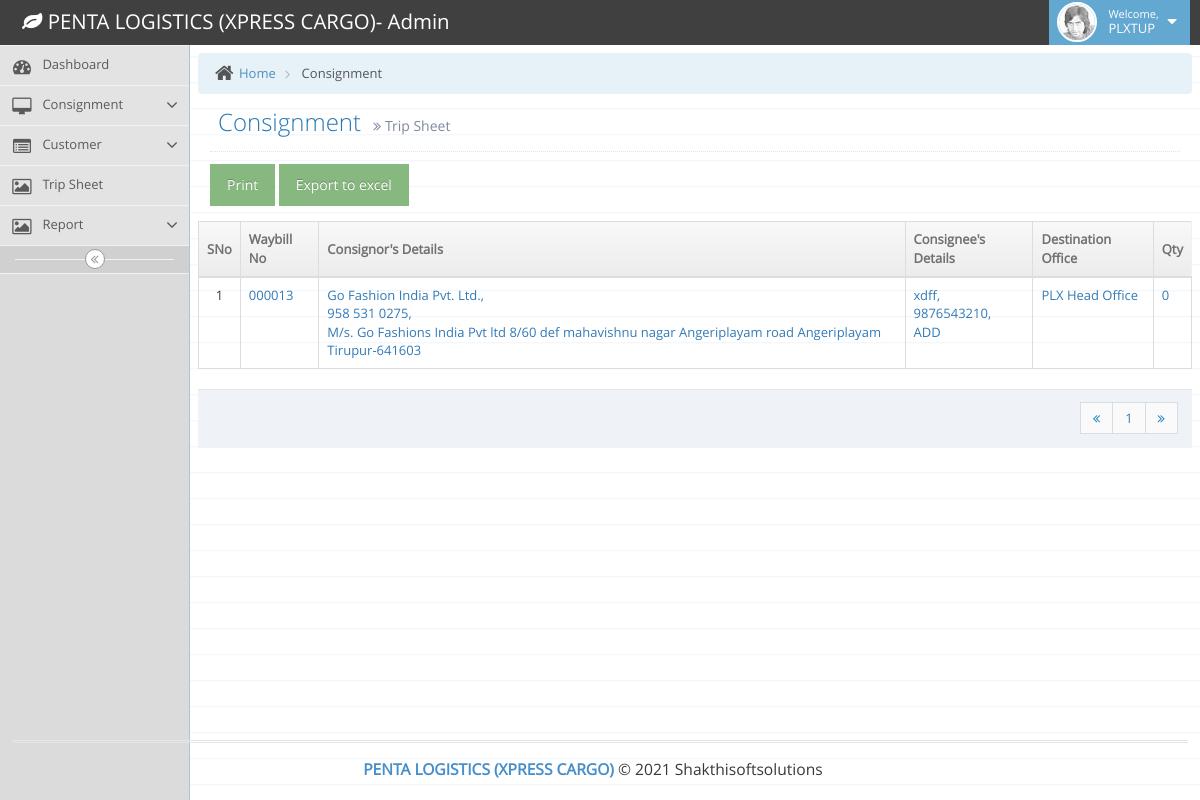
Page /admin/trip-sheet.php (signed in) on the committed database.
### tables this page shows
CREATE TABLE `tbl_courier` (
  `cid` int(10) NOT NULL,
  `waybillno` varchar(100) NOT NULL,
  `Cust_ID` varchar(12) NOT NULL,
  `consignor_name` varchar(100) NOT NULL,
  `consignor_gst` varchar(50) NOT NULL,
  `consignor_phone` varchar(12) NOT NULL,
  `consignor_add` varchar(200) NOT NULL,
  `consignee_name` varchar(100) NOT NULL,
  `consignee_gst` varchar(50) NOT NULL,
  `consignee_phone` varchar(12) NOT NULL,
  `consignee_pincode` varchar(50) NOT NULL,
  `consignee_add` varchar(200) NOT NULL,
  `toi` varchar(40) NOT NULL,
  `weight` double NOT NULL,
  `actwgt` varchar(50) NOT NULL,
  `volh` varchar(50) NOT NULL,
  `volw` varchar(50) NOT NULL,
  `voll` varchar(50) NOT NULL,
  `volq` varchar(50) NOT NULL,
  `volh1` varchar(50) NOT NULL,
  `volw1` varchar(50) NOT NULL,
  `voll1` varchar(50) NOT NULL,
  `volq1` varchar(50) NOT NULL,
  `volh2` varchar(50) NOT NULL,
  `volw2` varchar(50) NOT NULL,
  `voll2` varchar(50) NOT NULL,
  `volq2` int(11) NOT NULL,
  `cubft` varchar(50) NOT NULL,
  `boxes` varchar(50) NOT NULL,
  `bxpkg` varchar(50) NOT NULL,
  `qty` int(10) NOT NULL,
  `units` varchar(50) NOT NULL,
  `invoice_no` varchar(20) NOT NULL,
  `invoice_val` varchar(50) NOT NULL,
  `setto` varchar(100) NOT NULL,
  `pay_mode` varchar(20) NOT NULL,
  `pick_date` varchar(100) NOT NULL,
  `dest_off` varchar(20) NOT NULL,
  `dest_city` int(11) NOT NULL,
  `org_off` varchar(50) NOT NULL,
  `freight` double NOT NULL,
  `insurance` varchar(50) NOT NULL,
  `waych` varchar(100) NOT NULL,
  `othch` varchar(100) NOT NULL,
  `odach` varchar(100) NOT NULL,
  `topaych` varchar(100) NOT NULL,
  `subtot` varchar(100) NOT NULL,
  `sgst` varchar(100) NOT NULL,
  `cgst` varchar(100) NOT NULL,
  `tot` varchar(100) NOT NULL,
  `comments` varchar(250) NOT NULL,
  `book_status` varchar(10) NOT NULL,
  `status` varchar(20) NOT NULL,
  `book_date` date NOT NULL
);

CREATE TABLE `tbl_offices` (
  `id` int(10) NOT NULL,
  `off_name` varchar(100) NOT NULL,
  `address` varchar(230) NOT NULL,
  `city` varchar(100) NOT NULL,
  `ph_no` varchar(20) NOT NULL,
  `office_time` varchar(100) NOT NULL,
  `contact_person` varchar(100) NOT NULL,
  `status` varchar(50) NOT NULL DEFAULT 'A'
);

### admin/trip-sheet.php (the view, shortened to what this page needs)
<?php
if ((isset($_SESSION)) && (isset($_SESSION['uid']))) {
?>
	<!DOCTYPE html>
	<html lang="en">
	<head>
		<link rel="stylesheet" href="assets/css/bootstrap.min.css" />
		<link rel="stylesheet" href="assets/font-awesome/4.5.0/css/font-awesome.min.css" />
		<link rel="stylesheet" href="assets/css/ace.min.css" class="ace-main-stylesheet" id="main-ace-style" />
		<link rel="stylesheet" href="assets/css/ace-skins.min.css" />
		<link rel="stylesheet" href="assets/css/ace-rtl.min.css" />
		<link rel="stylesheet" href="assets/css/bootstrap-datetimepicker.min.css" />
	</head>
	<body class="skin-3" id="body">
		<div id="navbar" class="navbar navbar-default          ace-save-state">
			<div class="navbar-container ace-save-state" id="navbar-container">
				<div class="navbar-header pull-left">
					<a href="index.html" class="navbar-brand">
						<small>
							<i class="fa fa-leaf"></i>
							PENTA LOGISTICS (XPRESS CARGO)- Admin
						</small>
					</a>
				</div>
				<div class="navbar-buttons navbar-header pull-right" role="navigation">
					<ul class="nav ace-nav">
						<li class="light-blue dropdown-modal">
							<a data-toggle="dropdown" href="#" class="dropdown-toggle">
								<img class="nav-user-photo" src="assets/images/avatars/user.jpg" alt="Jason's Photo" />
								<span class="user-info">
									<small>Welcome,</small>
									<?php echo $_SESSION['username']; ?>
								</span>
								<i class="ace-icon fa fa-caret-down"></i>
							</a>
						</li>
					</ul>
				</div>
			</div>
		</div>
		<div class="main-container ace-save-state" id="main-container">
			<div id="sidebar" class="sidebar                  responsive                    ace-save-state">
				<?php
				include("sidebar.php");
				?>
				<div class="sidebar-toggle sidebar-collapse" id="sidebar-collapse">
					<i id="sidebar-toggle-icon" class="ace-icon fa fa-angle-double-left ace-save-state" data-icon1="ace-icon fa fa-angle-double-left" data-icon2="ace-icon fa fa-angle-double-right"></i>
				</div>
			</div>
			<div class="main-content">
				<div class="main-content-inner">
					<div class="breadcrumbs ace-save-state" id="breadcrumbs">
						<ul class="breadcrumb">
							<li>
								<i class="ace-icon fa fa-home home-icon"></i>
								<a href="#">Home</a>
							</li>
							<li class="active"> Consignment</li>
						</ul>
					</div>
					<div class="page-content">
						<div class="page-header">
							<h1>
								Consignment
								<small>
									<i class="ace-icon fa fa-angle-double-right"></i>
									Trip Sheet
								</small>
							</h1>
						</div>
						<div class="row">
							<div class="col-xs-12">
								<form class="form-horizontal" method="POST" action="trip-sheet.php">
									<div class="form-group">
										<div class="col-xs-12 col-sm-3">
											<a class="btn btn-success btn-next" href="" name="print-data" onclick="printpage('table');">Print</a>
											<a  class="btn btn-success btn-next" href="export.php?ty=ts" name="print-data" >Export to excel</a>
										</div>
									</div>
							</div>
							<div class="row">
								<div class="col-xs-12">
									<div  id="table">
									<table id="simple-table" class="table  table-bordered table-hover">
										<thead>
											<tr>
												<th>SNo</th>
												<th>Waybill No</th>
												<th>Consignor's Details</th>
												<th>Consignee's Details</th>
												<th>Destination Office</th>
												<th>Qty</th>
											</tr>
										</thead>
										<tbody>
											<tr>
												<?php
												$i = 0;
												if (!isset($_GET['page'])) {
													$page = 1;
												} else {
													$page = $_GET['page'];
												}
												$result_per_page = 10;
												$Cust_Count = mysqli_num_rows(mysqli_query($dbConn, "Select * from tbl_courier,tbl_courier_track where tbl_courier_track.cons_no=tbl_courier.waybillno and tbl_courier_track.current_city='" . $_SESSION['orgid'] . "'and tbl_courier_track.bk_status='1' and tbl_courier_track.status='A'"));
												$page_first_result = ($page - 1) * $result_per_page;
												$msql = mysqli_query($dbConn, "Select * from tbl_courier,tbl_courier_track where tbl_courier_track.cons_no=tbl_courier.waybillno and tbl_courier_track.current_city='" . $_SESSION['orgid'] . "'and tbl_courier_track.bk_status='1' and tbl_courier_track.status='A' ORDER BY book_date DESC LIMIT " . $page_first_result . ',' . $result_per_page);
												$number_of_page = ceil($Cust_Count / $result_per_page); ?>
												<form id="trip-report" action="trip-sheet.php" method="POST">
													<?php while ($row = mysqli_fetch_array($msql)) {
													?>
														<td class="center"> <?php echo $i = $i + 1; ?></td>
														<td><a href="#"><?php echo $row['waybillno']; ?></a></td>
														<td><a href="#"><?php echo $row['consignor_name'] . ",<br>" . $row['consignor_phone'] . ",<br>" . $row['consignor_add'] ?></a></td>
														<td><a href="#"><?php echo $row['consignee_name'] . ",<br>" . $row['consignee_phone'] . ",<br>" . $row['consignee_add']; ?></a></td>
														<td><a href="#"><?php $dsql = mysqli_fetch_array(mysqli_query($dbConn, "Select * from tbl_offices where id='$row[dest_off]' and status='A'"));
																		echo $dsql['off_name']; ?></a></td>
														<td><a href="#"><?php echo $row['qty']; ?></a></td>
											</tr>
										<?php
													}
										?>
										</tbody>
									</table>
									</div>
									<div class="modal-footer no-margin-top">
										<ul class="pagination pull-right no-margin">
											<li class="prev">
												<a onclick="SetActivePage(1); SetActivePage(1);" href="trip-sheet.php?&page=1">
													<i class="ace-icon fa fa-angle-double-left"></i>
												</a>
											</li>
											<?php for ($page = 1; $page <= $number_of_page; $page++) { ?>
												<li id="<?php echo 'PageNo' . $page; ?>">
													<?php echo '<a onclick="SetActivePage(' . $page . '); SetActivePage(' . $page . ');" href = "trip-sheet.php?&page=' . $page . '">' . $page . ' </a>'; ?>
												</li>
											<?php } ?>
											<li class="next">
												<a href="#">
													<i class="ace-icon fa fa-angle-double-right"></i>
												</a>
											</li>
										</ul>
									</div>
								</div>
							</div>
						</div>
					</div>
					<div class="footer">
						<div class="footer-inner">
							<div class="footer-content">
								<span class="bigger-120">
									<span class="blue bolder">PENTA LOGISTICS (XPRESS CARGO)</span>
									&copy; <?php echo date('Y'); ?> Shakthisoftsolutions
								</span>
							</div>
						</div>
					</div>
				</div>
	</body>
<?php
} ?>

### rows in the picture
tbl_courier: waybillno "000013", consignor_name "Go Fashion India Pvt. Ltd.", consignor_phone "958 531 0275", consignor_add "M/s. Go Fashions India Pvt ltd 8/60 def mahavishnu nagar Angeriplayam road Angeriplayam Tirupur-641603", consignee_name "xdff", consignee_phone "9876543210", consignee_add "ADD", tbl_offices.off_name "PLX Head Office", qty "0"

### other values in the picture
$_SESSION['username'] "PLXTUP"
